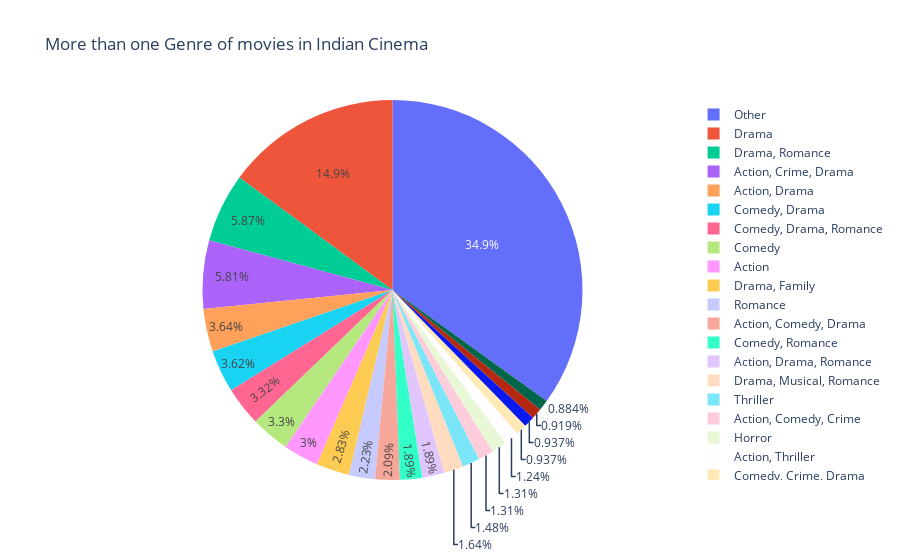

Write notebook code for a chart like this one.
### Code cell
genrePie.loc[genrePie['Count'] < 50, 'Genre'] = 'Other'
ax = px.pie(genrePie, values='Count', names='Genre', title='More than one Genre of movies in Indian Cinema')
ax.show()

### Figure 1 — Plotly figure (JSON) as saved in the notebook; plotly's stock layout.template omitted (floating-point values rounded to 4 significant figures; data arrays with more than 128 entries replaced by an {"elided": "..."} marker saying what was removed)
{"data": [{"domain": {"x": [0, 1], "y": [0, 1]}, "hovertemplate": "Genre=%{label}<br>Count=%{value}<extra></extra>", "labels": {"elided": "376 str values"}, "legendgroup": "", "name": "", "showlegend": true, "type": "pie", "values": {"elided": "376 int values"}}], "layout": {"autosize": true, "legend": {"tracegroupgap": 0}, "title": {"text": "More than one Genre of movies in Indian Cinema"}}}
